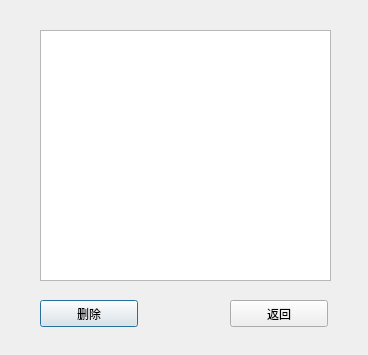
<?xml version="1.0" encoding="UTF-8"?>
<ui version="4.0">
 <class>Guan</class>
 <widget class="QDialog" name="Guan">
  <property name="geometry">
   <rect>
    <x>0</x>
    <y>0</y>
    <width>368</width>
    <height>355</height>
   </rect>
  </property>
  <property name="windowTitle">
   <string>Dialog</string>
  </property>
  <widget class="QTableView" name="tableView">
   <property name="geometry">
    <rect>
     <x>40</x>
     <y>30</y>
     <width>291</width>
     <height>251</height>
    </rect>
   </property>
  </widget>
  <widget class="QPushButton" name="shanchu">
   <property name="geometry">
    <rect>
     <x>40</x>
     <y>300</y>
     <width>98</width>
     <height>27</height>
    </rect>
   </property>
   <property name="text">
    <string>删除</string>
   </property>
  </widget>
  <widget class="QPushButton" name="fan">
   <property name="geometry">
    <rect>
     <x>230</x>
     <y>300</y>
     <width>98</width>
     <height>27</height>
    </rect>
   </property>
   <property name="text">
    <string>返回</string>
   </property>
  </widget>
  <zorder>shanchu</zorder>
  <zorder>tableView</zorder>
  <zorder>fan</zorder>
 </widget>
 <resources/>
 <connections/>
</ui>
